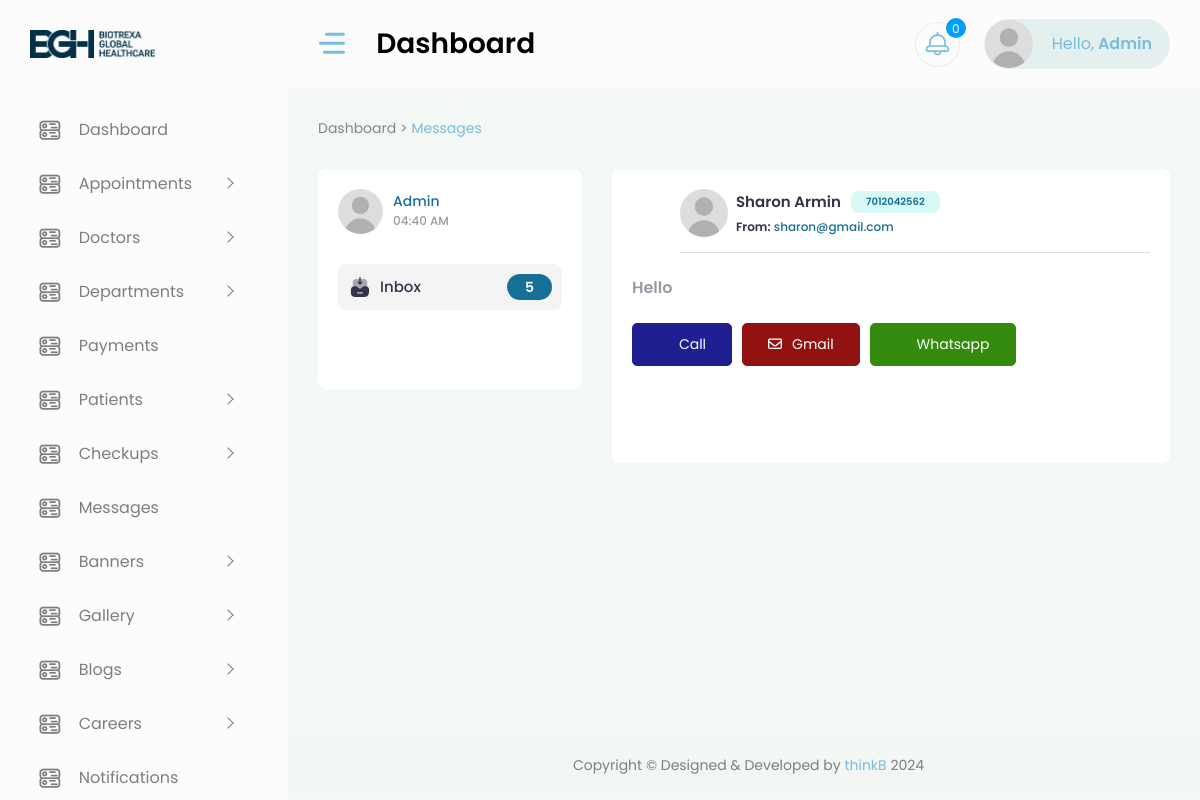
/account/messages/sharon-armin (signed in), run on the app's committed database.
### core/models.py (models this page shows, shortened)
class Message(models.Model):
    name = models.CharField(max_length=100)
    email = models.EmailField()
    phone_number = models.CharField(max_length=15)
    content = models.TextField()
    created_at = models.DateTimeField(auto_now_add=True)
    slug = models.SlugField(unique=True, blank=True)

### core/views.py (the view)
# urls.py: path('account/messages/<slug:slug>', views.message, name='message'),
@login_required(login_url='login')
def message(request, slug):
    try:
        profile = Summary.objects.get(user=request.user)
    except ObjectDoesNotExist:
        msg.error(request,'Profile does not exist. You cannot access here.')
        return redirect('login')
    if profile:
        if profile.role == 'hr':
            return redirect('hr_dashboard')
        elif profile.role not in ['admin']:
            return redirect('homepage')
    else:
        return redirect('homepage')
    message = Message.objects.get(slug=slug)
    inbox_count = Message.objects.all().count()
    now = datetime.datetime.now().strftime('%I:%M %p')
    context = {'message':message,'now':now, 'inbox_count': inbox_count}
    return render(request, 'backend/message-view.html', context)

### templates/backend/message-view.html (shortened to what this page needs)
{% extends 'backend/base.html' %}
{% load static %}
{% block head %}
    <link rel="stylesheet" href="{% static 'css/message.css' %}">
{% endblock head %}
{% block content %}
<div class="container-fluid">
<div class="content">
    <div class="page-titles">
        <ol class="breadcrumb">
            <li class="breadcrumb-item"><a href="{% url 'dashboard' %}">Dashboard > </a>  </li>
            <li class="breadcrumb-item active ms-1"><a href="{% url 'messages' %}"> Messages</a></li>
        </ol>
    </div>
    <div class="row">
        <div style="max-height: 250px;" class="col-xl-4 d-flex">
            <div class="card chat-box">
                <div class="chat-widgets">
                    <div class="chat-user-group d-flex align-items-center">
                        <div class="img-users call-user">
                            <img src="{% static 'images/user.jpg' %}" alt="img" />
                        </div>
                        <div class="chat-users user-main">
                            <div class="user-titles user-head-compse">
                                <h5>Admin</h5>
                                <div class="chat-user-time">
                                    <p>{{now}}</p>
                                </div>
                            </div>
                        </div>
                    </div>
                    <div class="email-menu-blk">
                        <ul>
                            <li class="active">
                                <a href="{% url 'messages' %}"><img src="{% static 'images/inbox.svg' %}" class="me-2" alt="img" />Inbox<span class="comman-flex">{{inbox_count}}</span></a>
                            </li>
                        </ul>
                    </div>
                </div>
            </div>
        </div>
        <div class="col-xl-8">
            <div class="card chat-box">
                <div class="mailview-content view-content-bottom">
                    <a href="javascript:window.history.back();">
                        <i style="position: absolute; top: 38px; left: 25px; font-size: 19px;" class="fa-solid fa-left-long"></i>
                    </a>
                    <div class="mailview-header comman-space-flex ms-5">
                        <div class="sender-info comman-flex">
                            <div class="sender-img">
                                <img alt src="{% static 'images/user.jpg' %}" class="rounded-circle me-2" />
                            </div>
                            <div class="send-user send-user-name">
                                <h4>{{message.name}} <span class="email-market">{{message.phone_number}}</span></h4>
                                <p>
                                    <span>From:</span>
                                    <a href="#">
                                        {{message.email}}
                                    </a>
                                </p>
                            </div>
                        </div>
                    </div>
                    <div class="mailview-inner">
                        <p>{{message.content}}</p>
                        <div class="buttons__">
                            <a href="tel:+91{{message.phone_number}}">
                                <div class="butn call"><i class="fa-solid fa-phone"></i>Call</div>
                            </a>
                            <a href="mailto:{{message.email}}">
                                <div class="butn mail"><i class="fa-regular fa-envelope"></i>Gmail</div>
                            </a>
                            <a href="https://wa.me/+91{{message.phone_number}}">
                                <div class="butn whatsapp"><i class="fa-brands fa-whatsapp"></i>Whatsapp</div>
                            </a>
                        </div>
                    </div>
                </div>
            </div>
        </div>
    </div>
</div>
</div>
{% endblock content %}

### templates/backend/base.html (shortened to what this page needs)
{% load static %}
<!DOCTYPE html>
<html lang="en">
<head>
    <link href="{% static 'vendor/owl-carousel/owl.carousel.css' %}" rel="stylesheet">
    <link href="{% static 'vendor/bootstrap-select/dist/css/bootstrap-select.min.css' %}" rel="stylesheet">
    <link rel="stylesheet" href="{% static 'css/style.css' %}" >
    <link href="https://cdn.quilljs.com/1.3.6/quill.snow.css" rel="stylesheet">
    {% block head %}
    {% endblock head %}
</head>
<body>
    <div id="main-wrapper">
        <div class="nav-header">
            <a href="{% url 'dashboard' %}" class="brand-logo">
                <img style="width: 55%;" src="{% static 'images/logo.png' %}" alt="" class="img-fluid">
            </a>
            <div class="nav-control">
                <div class="hamburger">
                    <span class="line"></span><span class="line"></span><span class="line"></span>
                </div>
            </div>
        </div>
        <div class="header">
            <div class="header-content">
                <nav class="navbar navbar-expand">
                    <div class="collapse navbar-collapse justify-content-between">
                        <div class="header-left">
                            <div class="dashboard_bar">
                                Dashboard
                            </div>
                        </div>
                        <ul class="navbar-nav header-right">
                            <li class="nav-item dropdown notification_dropdown">
                                <a class="nav-link ai-icon" href="javascript:;" role="button" data-bs-toggle="dropdown">
                                    <span class="badge light text-white bg-primary" id="notification__count">0</span>
                                </a>
                            </li>
                            <li class="nav-item dropdown header-profile">
                                <a class="nav-link" href="javascript:;" role="button" data-bs-toggle="dropdown">
                                    <img src="{% static 'images/user.jpg' %}" width="20" alt="">
                                    <div class="header-info">
                                        <span style="text-transform: capitalize;">Hello,<strong> {{request.user.username}}</strong></span>
                                    </div>
                                </a>
                            </li>
                        </ul>
                    </div>
                </nav>
            </div>
        </div>
        <div class="deznav">
            <div class="deznav-scroll">
                <ul class="metismenu" id="menu">
                    <li>
                        <a href="{% url 'dashboard' %}" class="ai-icon" aria-expanded="false">
                            <i class="flaticon-381-networking"></i>
                            <span class="nav-text">Dashboard</span>
                        </a>
                    </li>
                    <li>
						<a class="has-arrow ai-icon" href="javascript:void()" aria-expanded="false">
							<i class="flaticon-381-networking"></i>
							<span class="nav-text">Appointments</span>
						</a>
                    </li>
                    <li>
						<a class="has-arrow ai-icon" href="javascript:void()" aria-expanded="false">
							<i class="flaticon-381-networking"></i>
							<span class="nav-text">Doctors</span>
						</a>
                    </li>
                    <li>
						<a class="has-arrow ai-icon" href="javascript:void()" aria-expanded="false">
							<i class="flaticon-381-networking"></i>
							<span class="nav-text">Departments</span>
						</a>
                    </li>
                    <li>
                        <a href="{% url 'payments' %}" class="ai-icon" aria-expanded="false">
                            <i class="flaticon-381-networking"></i>
                            <span class="nav-text">Payments</span>
                        </a>
                    </li>
                    <li>
						<a class="has-arrow ai-icon" href="javascript:void()" aria-expanded="false">
							<i class="flaticon-381-networking"></i>
							<span class="nav-text">Patients</span>
						</a>
                    </li>
                    <li>
						<a class="has-arrow ai-icon" href="javascript:void()" aria-expanded="false">
							<i class="flaticon-381-networking"></i>
							<span class="nav-text">Checkups</span>
						</a>
                    </li>
                    <li>
                        <a href="{% url 'messages' %}" class="ai-icon" aria-expanded="false">
                            <i class="flaticon-381-networking"></i>
                            <span class="nav-text">Messages</span>
                        </a>
                    </li>
                    <li>
						<a class="has-arrow ai-icon" href="javascript:void()" aria-expanded="false">
							<i class="flaticon-381-networking"></i>
							<span class="nav-text">Banners</span>
						</a>
                    </li>
                    <li>
						<a class="has-arrow ai-icon" href="javascript:void()" aria-expanded="false">
							<i class="flaticon-381-networking"></i>
							<span class="nav-text">Gallery</span>
						</a>
                    </li>
                    <li>
						<a class="has-arrow ai-icon" href="javascript:void()" aria-expanded="false">
							<i class="flaticon-381-networking"></i>
							<span class="nav-text">Blogs</span>
						</a>
                    </li>
                    <li>
						<a class="has-arrow ai-icon" href="javascript:void()" aria-expanded="false">
							<i class="flaticon-381-networking"></i>
							<span class="nav-text">Careers</span>
						</a>
                    </li>
                    <li>
                        <a href="{% url 'notifications' %}" class="ai-icon" aria-expanded="false">
                            <i class="flaticon-381-networking"></i>
                            <span class="nav-text">Notifications</span>
                        </a>
                    </li>
                </ul>
            </div>
        </div>
        <div class="content-body">
            {% block content %}
            {% endblock content %}
        </div>
        <div class="footer">
            <div class="copyright">
                <p>Copyright © Designed &amp; Developed by <a href="https://thinkb.agency" target="_blank">thinkB</a> 2024</p>
            </div>
        </div>
    </div>
</body>
</html>

### data on the page
Message: name "Sharon Armin", phone_number "7012042562", email "sharon@gmail.com", content "Hello"

### other printed values
{{ request.user.username }} "Admin"
{{ inbox_count }} "5"
